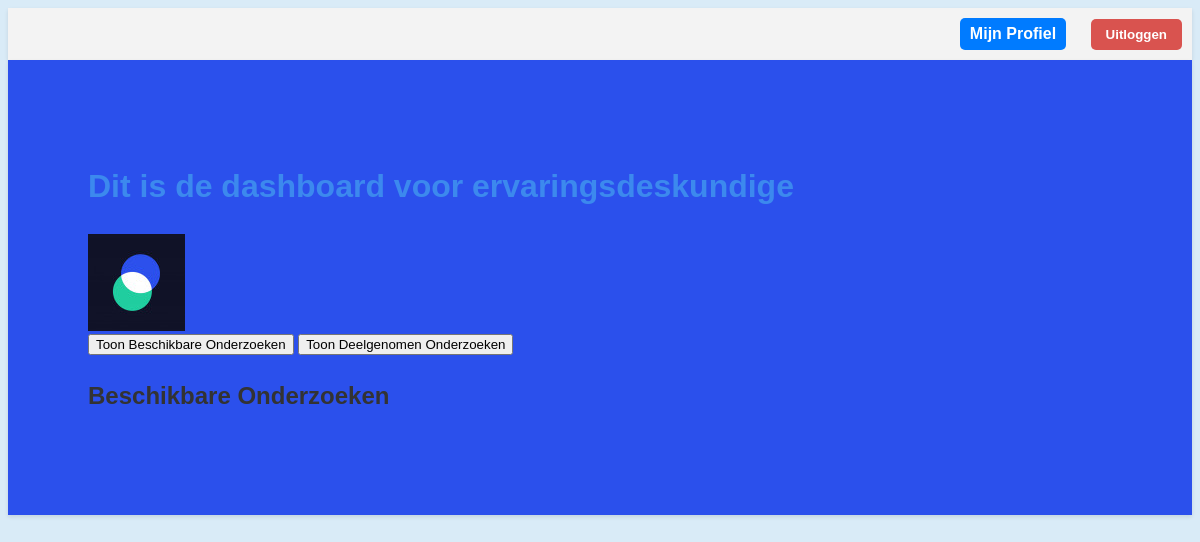
The page /ervaringsdeskundige/dashboard/ (signed in) on the database as committed earlier.
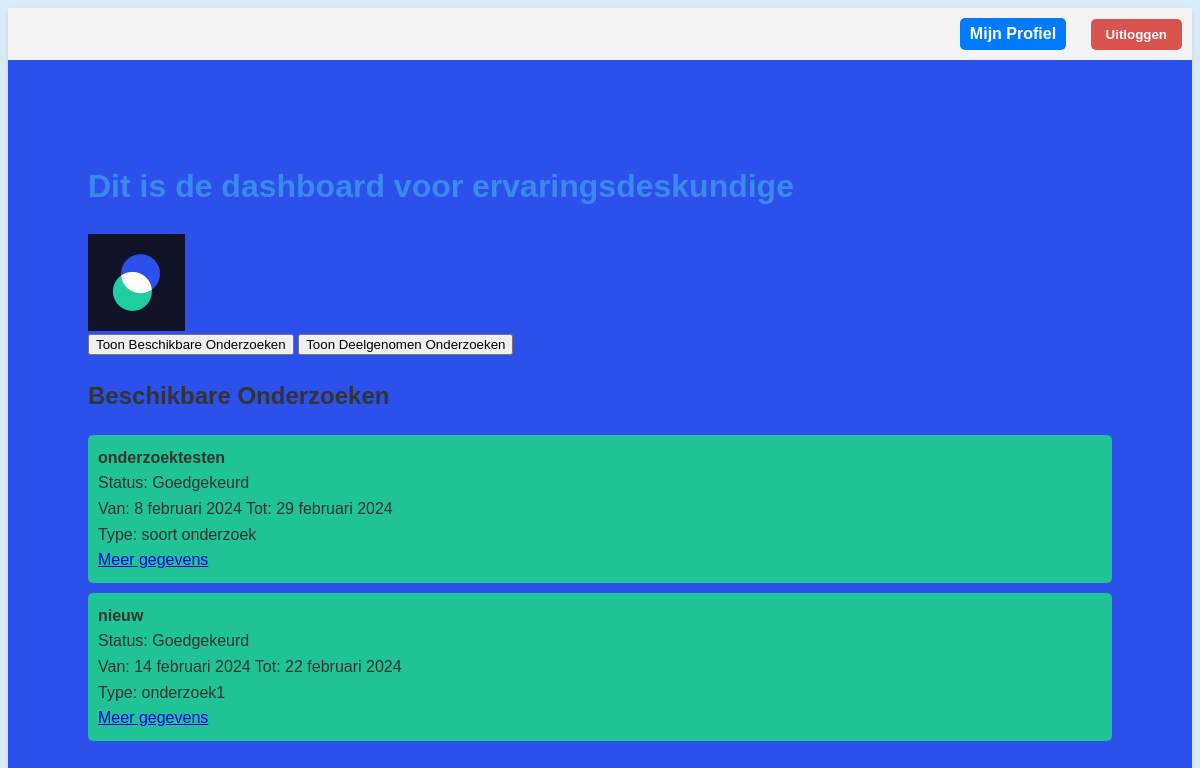
The same page on the database as committed later.
### core/models.py (models this page shows)
class Onderzoek(models.Model):
    onderzoek_id = models.AutoField(primary_key=True)
    titel = models.CharField(max_length=255)
    omschrijving = models.TextField(blank=True, null=True)
    status = models.CharField(max_length=50, blank=True, null=True)
    beschikbaar = models.BooleanField(default=True)
    datum_vanaf = models.DateField(blank=True, null=True)
    datum_tot = models.DateField(blank=True, null=True)
    type_onderzoek = models.CharField(max_length=50, blank=True, null=True)
    locatie = models.CharField(max_length=255, blank=True, null=True)
    met_beloning = models.BooleanField(default=False)
    beloning = models.CharField(max_length=255, blank=True, null=True)
    doelgroep_leeftijd_van = models.IntegerField(blank=True, null=True)
    doelgroep_leeftijd_tot = models.IntegerField(blank=True, null=True)
    doelgroep_beperking = models.CharField(max_length=255, blank=True, null=True)
    organisatie = models.ForeignKey(Organisaties, on_delete=models.CASCADE)
    class Meta:
        db_table = 'Onderzoek'

### ervaringsdeskundige/views.py (the view)
# urls.py: path('dashboard/', onderzoek_dashboard, name='dashboard_beheer'),
@login_required()
def dashboard(request):
    ervaringsdeskundige = Ervaringsdeskundige.objects.filter(gebruiker=request.user).first()
    if ervaringsdeskundige:
        beschikbare_onderzoeken = Onderzoek.objects.exclude(
            onderzoekervaringsdeskundige__ervaringsdeskundige=ervaringsdeskundige).filter(status='Goedgekeurd',
                                                                                          beschikbaar=True)
        context = {
            'beschikbare_onderzoeken': beschikbare_onderzoeken,
        }
        return render(request, 'dashboard_deskundige.html', context)
    else:
        return HttpResponse('Je moet een ervaringsdeskundige zijn om deze pagina te bekijken.', status=403)

### ervaringsdeskundige/templates/dashboard_deskundige.html (shortened to what this page needs)
<!DOCTYPE html>
<html lang="nl">
<head>
    {% load static %}
    <link rel="stylesheet" href="{% static 'CSS/deskundige.css' %}" type="text/css">
</head>
<body data-login-url="{% url 'login' %}">
<header>
    <div class="profile-link-container">
        <a href="{% url 'profiel' %}" class="profile-link">Mijn Profiel</a>
        <button onclick="logoutUser()" data-logout-url="{% url 'logout' %}" class="logout-button">Uitloggen</button>
    </div>
</header>
<main>
    <h1>Dit is de dashboard voor ervaringsdeskundige</h1>
    <img src="{% static 'images/icon_accessibility.jpg' %}" alt="Icon Accessibility" class="icon-accessibility">
    <div id="onderzoeken-buttons">
        <button id="show-beschikbare-onderzoeken">Toon Beschikbare Onderzoeken</button>
        <button id="show-deelgenomen-onderzoeken">Toon Deelgenomen Onderzoeken</button>
        <h2 id="onderzoeken-titel">Beschikbare Onderzoeken</h2>
    </div>
    <div id="onderzoeken-container" data-laad-onderzoeken-url="{% url 'laad_onderzoeken' %}">
        <form method="post">
            <ul>
                {% for onderzoek in beschikbare_onderzoeken %}
                    <li>
                        <strong>{{ onderzoek.titel }}</strong><br>
                        Status: {{ onderzoek.status }}<br>
                        Van: {{ onderzoek.datum_vanaf }} Tot: {{ onderzoek.datum_tot }}<br>
                        Type: {{ onderzoek.type_onderzoek }}<br>
                        <a href="{% url 'onderzoek_details' onderzoek.onderzoek_id %}">Meer gegevens</a>
                    </li>
                {% endfor %}
            </ul>
        </form>
    </div>
</main>
</body>
</html>

### ervaringsdeskundige/static/CSS/deskundige.css (style rules this page uses)
h1 { color: rgb(60, 137, 238); }
.icon-accessibility { height: 97px; width: 97px; display: block; margin-left: 0px; margin-right: auto; }
ul { list-style: none; padding: 0; }
ul li { background-color: #1fc396; margin: 10px 0; padding: 10px; border-radius: 5px; }
body { font-family: Arial, sans-serif; color: #333; line-height: 1.6; background-color: #d9ebf7; background-size: 20px 20px; background-position: 0 0, 10px 10px, 10px 0, 0 10px; }
main { margin: 0 auto; padding: 5rem; background-color: #2b50ec; box-shadow: 0 2px 4px rgba(0, 0, 0, 0.1); }
header { display: flex; justify-content: flex-end; padding: 10px; background-color: #f3f3f3; box-shadow: 0 2px 4px rgba(0,0,0,0.1); }
.profile-link { display: inline-block; padding: 3px 10px; background-color: #007bff; color: white; text-decoration: none; border: none; border-radius: 5px; font-weight: bold; cursor: pointer; margin-right: 10px; }
.logout-button { display: inline-block; padding: 8px 15px; background-color: #d9534f; color: white; text-decoration: none; border: none; border-radius: 5px; font-weight: bold; cursor: pointer; margin-left: 10px; }

Rows that differ between the two databases and show on the page:
now on this page (row edited): Onderzoek: titel "onderzoektesten", status "Goedgekeurd", datum_vanaf "8 februari 2024", datum_tot "29 februari 2024", type_onderzoek "soort onderzoek"
now on this page (row edited): Onderzoek: titel "nieuw", status "Goedgekeurd", datum_vanaf "14 februari 2024", datum_tot "22 februari 2024", type_onderzoek "onderzoek1"
